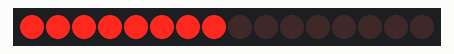
The sketch below on a simulated Arduino Uno, built with avr-gcc and run on an emulated ATmega328P. On the bench: 16 shift-register outputs drawn as a row of LEDs (first output left, lit = HIGH). Wiring (inferred from the names in the program): 2 × shift register (74HC595): data pin 11; shift clock pin 12; latch pin 8. Wiring (inferred from the signals the program sends): row of LEDs: on Q0, Q1, Q2, Q3, Q4, Q5, Q6, Q7, Q8, Q9, Q10, Q11, Q12, Q13, Q14, Q15.

Above: at 0.12 s.
At 4.87 s:
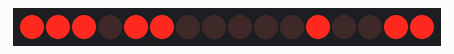
At 9.88 s:
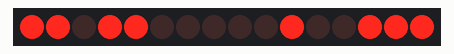
At 19.89 s:
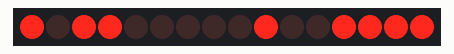
At 29.64 s:
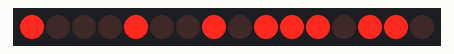
At 39.65 s:
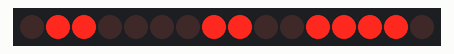
Timing chart, 0 to 40.0 s (numbered marks = the images above):
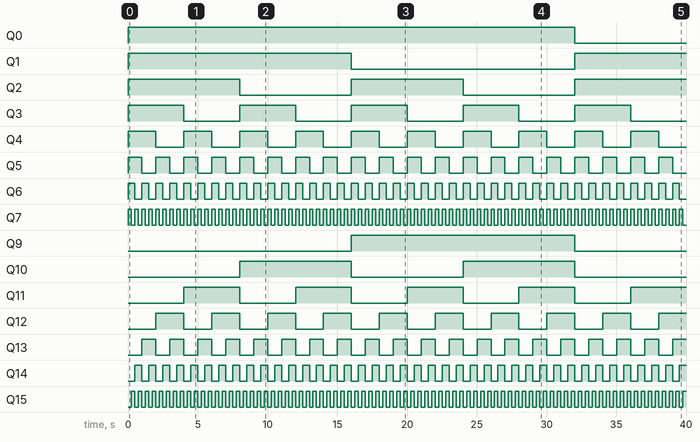

Measured:
- by itself, Q0: LOW → HIGH at 0.00 s, → LOW 32.0 s later
- by itself, Q1: LOW → HIGH at 0.00 s, → LOW 16.0 s later, → HIGH 16.0 s later
- by itself, Q2, Q10: alternates HIGH for 8.0 s and LOW for 8.0 s
- by itself, Q3, Q11: alternates HIGH for 4.0 s and LOW for 4.0 s
- by itself, Q4, Q12: alternates HIGH for 2.0 s and LOW for 2.0 s
- by itself, Q5, Q13: alternates HIGH for 1.0 s and LOW for 1.0 s
- by itself, Q6, Q14: alternates HIGH for 0.50 s and LOW for 0.50 s
- by itself, Q7, Q15: alternates HIGH for 0.25 s and LOW for 0.25 s

The sketch:

Project_18.ino
```cpp
// Project 18 - Dual Binary Counters

int latchPin = 8;  //Pin connected to Pin 12 of 74HC595 (Latch)
int clockPin = 12; //Pin connected to Pin 11 of 74HC595 (Clock)
int dataPin = 11;  //Pin connected to Pin 14 of 74HC595 (Data)

void setup() {
  	//set pins to output
pinMode(latchPin, OUTPUT);
  	pinMode(clockPin, OUTPUT);
  	pinMode(dataPin, OUTPUT);
}

void loop() {
for (int i = 0; i < 255; i++) {     //count from 0 to 255
digitalWrite(latchPin, LOW); //set latchPin low to allow data flow
shiftOut(dataPin, clockPin, LSBFIRST, i);  // shift out first 8 bits
  shiftOut(dataPin, clockPin, LSBFIRST, 255-i); // shiftOut second 8 bits//set latchPin to high to lock and send data
digitalWrite(latchPin, HIGH);
    		delay(250 );
  	}
}
```
